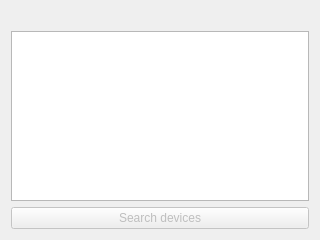
<?xml version="1.0" encoding="UTF-8"?>
<ui version="4.0">
 <class>DeviceManager</class>
 <widget class="QWidget" name="DeviceManager">
  <property name="geometry">
   <rect>
    <x>0</x>
    <y>0</y>
    <width>320</width>
    <height>240</height>
   </rect>
  </property>
  <property name="windowTitle">
   <string>Form</string>
  </property>
  <layout class="QVBoxLayout" name="verticalLayout">
   <item>
    <widget class="QLabel" name="status">
     <property name="text">
      <string/>
     </property>
    </widget>
   </item>
   <item>
    <widget class="QListWidget" name="list">
     <property name="styleSheet">
      <string notr="true">font: 26pt &quot;Tahoma&quot;;</string>
     </property>
    </widget>
   </item>
   <item>
    <widget class="QPushButton" name="discovery">
     <property name="enabled">
      <bool>false</bool>
     </property>
     <property name="styleSheet">
      <string notr="true"/>
     </property>
     <property name="text">
      <string>Search devices</string>
     </property>
    </widget>
   </item>
  </layout>
 </widget>
 <resources/>
 <connections/>
</ui>
